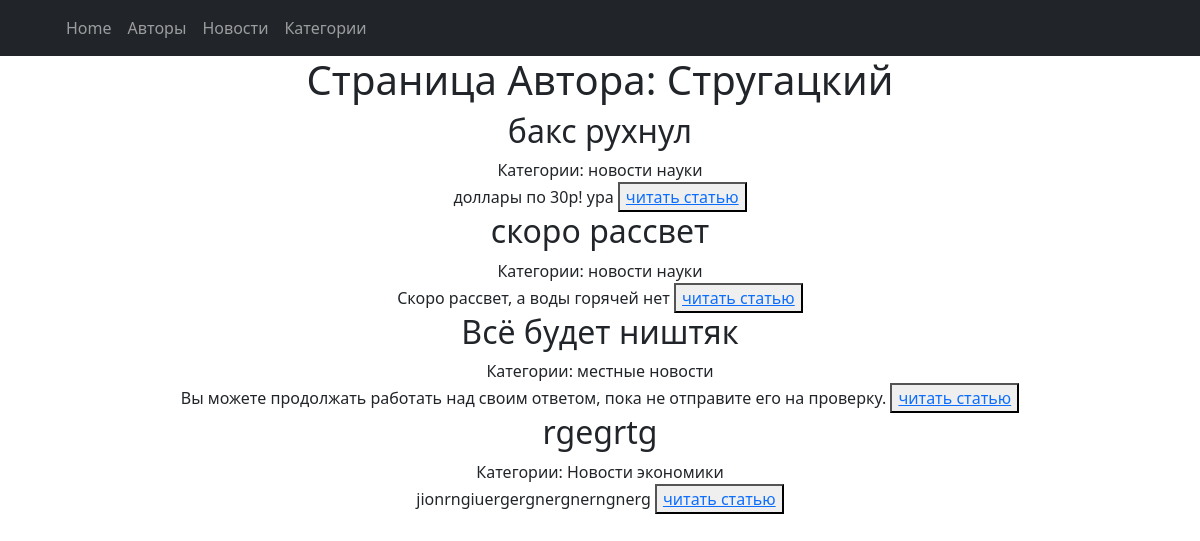
The page /author/2 on the database its author committed.
### news/models.py (models this page shows, shortened)
class Author(models.Model):
    objects = None
    user = models.OneToOneField(User, on_delete=models.CASCADE)
    rating = models.IntegerField(default=0)

class Post(models.Model):
    objects = None
    news = 'NW'
    states = 'PS'
    TYPE = [
        (news, 'Новость'),
        (states, 'Статья')
    ]
    post_tip = models.CharField(max_length=10, choices=TYPE, default=states)
    date_in = models.DateField(auto_now_add=True)
    header = models.CharField(max_length=255)
    contents = models.TextField(blank=True)
    author = models.ForeignKey(Author, on_delete=models.CASCADE)
    category = models.ManyToManyField(to=Category, through='PostCategory', related_name='PostCategory')
    rating_post = models.IntegerField(default=0, validators=[MinValueValidator(0.0)])

class Category(models.Model):
    objects = None
    name = models.CharField(max_length=20, default='местные новости')
    subscribers = models.ManyToManyField(User, blank=True, null=True, related_name='subscribers')

### news/views.py (the view)
# urls.py: path('author/<int:pk>', AuthorDetail.as_view(), name='author'),
class AuthorDetail(DetailView):
    model = Author
    template_name = 'author/author.html'
    context_object_name = 'author'
    def get_context_data(self, **kwargs):
        context = super().get_context_data(**kwargs)
        context['posts'] = Author.objects.get(pk=self.kwargs['pk']).post_set.all().order_by('-id')
        return context

### templates/author/author.html (shortened to what this page needs)
{% extends 'flatpages/default.html' %}
{% block content %}
<h1>Страница Автора: {{ author.user.username }}</h1>
{% for post in posts %}
        <h2>{{ post.header }}</h2>
        Категории:
        {% for category in post.category.all %}
            {{ category.name }}
        {% endfor %}
        <br>
        {{ post.contents }}
        <button><a class="text-center" href="/news/{{post.id}}">читать статью</a> </button>
        <br>
{% endfor %}
{% endblock content %}

### rows shown on the page
Author: user.username "Стругацкий"
Post: header "бакс рухнул", contents "доллары по 30р! ура"
Category: name "новости науки"
Post: header "скоро рассвет", contents "Скоро рассвет, а воды горячей нет"
Post: header "Всё будет ништяк", contents "Вы можете продолжать работать над своим ответом, пока не отправите его на проверку."
Category: name "местные новости"
Post: header "rgegrtg", contents "jionrngiuergergnergnerngnerg"
Category: name "Новости экономики"
